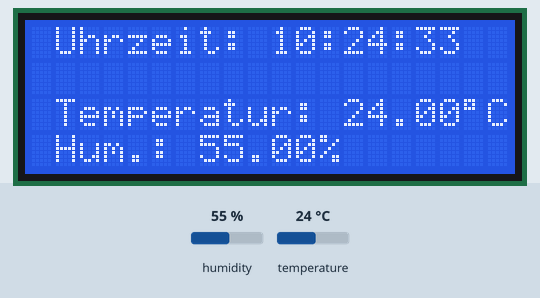
This sketch was run on a simulated Arduino Uno, built with avr-gcc and run on an emulated ATmega328P. Shown: 20×4 character LCD. The test bench sets the inputs (shaded band); at power-on: humidity 55 %, temperature 24 °C. The local clock reads 2024-03-15 10:24:30 at power-on unless the sketch sets it; storage starts empty; what the sketch prints to the serial monitor is not drawn.

Above: at 4.3 s.
4.4 s: humidity set to 22 %
At 8.3 s:
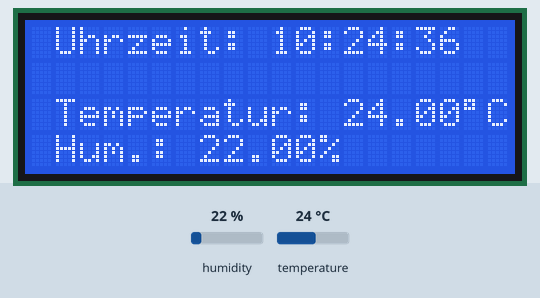
8.9 s: temperature set to 12 °C
At 11.2 s:
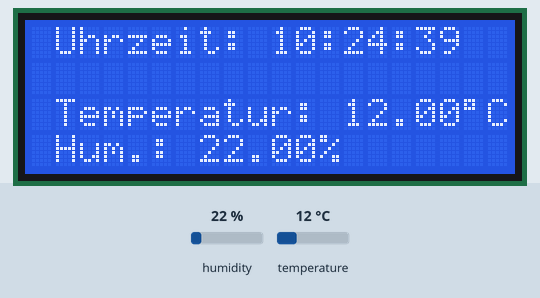
13.3 s: humidity set to 40 %
At 16.5 s:
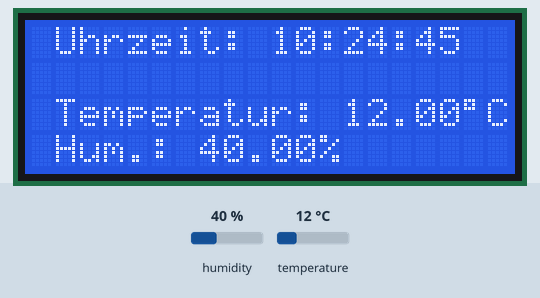
17.6 s: temperature set to 19 °C
At 20.3 s:
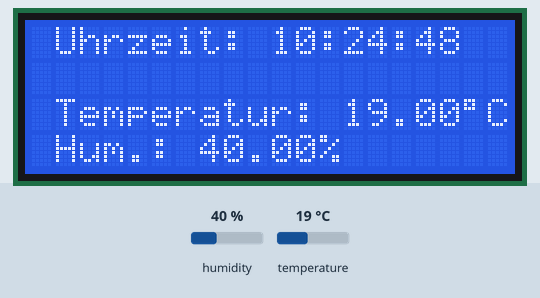
Timing chart, 0 to 21.8 s (numbered marks = the images above; inputs shaded):
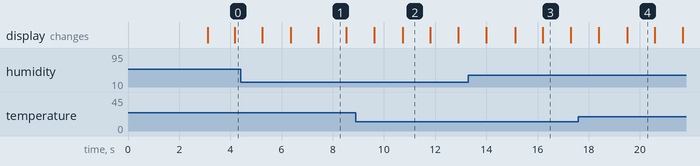

The sketch:

sht_datalogging_v2.ino
```cpp
#include <Adafruit_Sensor.h>
#include <DHT.h>
#include <DHT_U.h>
#include <SPI.h>
#include <SD.h>
#include <Wire.h>
#include "RTClib.h"
#include <LiquidCrystal_I2C.h>
#include <SoftwareSerial.h>

//Display---------------------------------------
LiquidCrystal_I2C lcd(0x27, 20, 4);           //the i2c adress of the Display is 0X27 and the Display has 20 characters in one line and 4 lines

//Bluetooth module------------------------------
SoftwareSerial BTserial(4, 5);       //RX | TX of the Bluetooth module

//RTC--------------------------------------------
RTC_DS1307 rtc;           //initialize the rtc modul (it is a DS1307)

//SD Card----------------------------------------
bool sdcard = true;       //If no SD card is inserted, this bool is going to be false later
File dataFile;            //create a File

//DHT22------------------------------------------
#define DHTTYPE DHT22         //if you are using a DHT11 you have to change it here
#define DHTPIN 3              //the DHT22 is connected to Digital Pin 3
DHT dht(DHTPIN, DHTTYPE);     //initialize the DHT sensor with the type and the pin

//-----------------------------------------------------------------------------------------------------------------------------------------------------------

void setup() {
  //starting the serial connections-------------------------------------------
  Serial.begin(9600);                   //start a serial communtication with 9600 baud
  BTserial.begin(9600);                 //start a serial communtication over the BT module with 9600 baud

  //lcd panel-------------------------------------------------------------------
  lcd.init();                     //initialize the lcd panel
  lcd.backlight();                //turn on the backlight of the lcd panel
  lcd.clear();                    //clear the lcd
  lcd.setCursor(0, 0);            //set the cursor to the first character of the lcd
  lcd.print("starting......");    //printing the string "starting" on the lcd

  //SD Card----------------------------------------------------------------------
  Serial.print("Initializing the SD Card");
  if (!SD.begin())                //starting the SD card reader
  {
    Serial.print("initializion failed!");           //printing an error message on the serial monitor if the SD Card can't be inizialized
    lcd.clear();                                    //also clear the LCD and print an error message
    lcd.print("unable to start the SD card");
    delay(1500);
    sdcard = false;                                 //set this bool to false if no SD card is inserted, that the data log does not get confused
  }

  else
  {
    Serial.print("initializion done.");               //if a SD card is inseted, print this messageon the Serial monitor
  }

  //DHT22------------------------------------------------------------------------
  dht.begin();            //start the DHT22

  //rtc--------------------------------------------------------------------------
  if (! rtc.begin())               //if the RTC couldn't be initialized print error messages on the lcd and the serial monitor
  {
    Serial.println("Couldn't finde the RTC");
    lcd.clear();
    lcd.print("Couldn't find the RTC");
    delay(1000);
    Serial.flush();
    abort();
  }
 // rtc.adjust(DateTime(F(__DATE__), F(__TIME__)));

  if (!rtc.isrunning())                 //if the rtc isn't running, set the time correct
  {
    Serial.print("RTC is NOT running, let's set the time!");
    lcd.print("rtc problem");
    rtc.adjust(DateTime(F(__DATE__), F(__TIME__)));
  }

  //SD card----------------------------------------------------------------------
  if (sdcard == true)
  {
    dataFile = SD.open("DHT22_weatherstation_log.csv", FILE_WRITE);     //create a file on the SD card called "DHT22_weatherstation_log" and save as csv so you can it easily open in Excel
    if (dataFile)
    {
      dataFile.print("Uhrzeit;;");                                    //printing a header in the csv tabel. The ';' stands for the tabulator
      dataFile.print("Temperatur;;");
      dataFile.print("Luftfeuchtigkeit;");
      dataFile.println();                                             //go into the next line
      dataFile.close();                                               //close the file
    }

  }

  delay(3000);              //end the setup
  lcd.clear();

}


uint16_t line = 1;
void loop() {


  //rtc----------------------------------------------------
  DateTime now = rtc.now();   //getting the time
  DateTime time = rtc.now();
  delay(1000);
  //DHT---------------------------------------------------
  float luftfeuchtigkeit = dht.readHumidity();            //read the humidity from the dht sensor and save it in the float luftfeuchtigkeit
  float temperatur = dht.readTemperature();               //read the temperatur from the dht sensor and save it in the float temperatur


  /*if (isnan(temperatur))                //if there is an sensor error, print a error message on the serial monitor and the LCD screen
  {
    Serial.println("Bitte Service kontaktrieren!!");
    lcd.clear();

    while (isnan(temperatur))
    {
      lcd.setCursor(1, 0);
      lcd.print("Bitte Service ");
      lcd.setCursor(1, 1);
      lcd.print("kontaktrieren und ");
      lcd.setCursor(1, 2);
      lcd.print("resetten!");
    }
  }

  else
  {*/
    Serial.print("Temperatur: ");             //if the Arduino is getting correct data, print this on the serial monitor
    Serial.print(temperatur);
    Serial.println("°C");
    Serial.print("Luftfeuchtigkeit: ");
    Serial.print(luftfeuchtigkeit);
    Serial.println("%");

  //}

  //LCD---------------------------------------------------
  lcd.backlight();
  lcd.setCursor(1, 0);
  lcd.print("Uhrzeit: ");                   //printing the string "Uhrzeit" on the LCD
  lcd.print(time.timestamp(DateTime::TIMESTAMP_TIME));      //this is the full time from the RTC
  lcd.setCursor(1, 2);                      //set the cursor in the next line
  lcd.print("Temperatur: ");                //printing the temperature on the lcd
  lcd.print(temperatur);
  lcd.print("\337C");                       // "\337" is  the ascii code for the degree mark  --> °C
  lcd.setCursor(1, 3);                      //go into the next line
  lcd.print("Hum.: ");                      //printing the humidity on the LCD
  lcd.print(luftfeuchtigkeit);
  lcd.print("\045");                        // "\045" is the ascii code for the %

  //SD card-----------------------------------------------
  if (now.second() == 0)                    //if the seconds of the rtc equals 0, get data to the SD card
  {
    if (sdcard == true)                     //only open the SD card if one is inserted
    {
      dataFile = SD.open("DHT22_weatherstation_log.csv", FILE_WRITE);       //open the file "DHT22_weatherstation_log.csv"
      if (dataFile)
      {
        dataFile.print(time.timestamp(DateTime::TIMESTAMP_TIME) + ";" + ";");      //first print the time
        dataFile.print(temperatur);                                           //print the temperatur in the log
        dataFile.print((char)176);                                            //((char)176) is the degree mark
        dataFile.print("C ;;");                                               //print the 'C' and go to the next column
        dataFile.print(luftfeuchtigkeit);                                     //printing the humidity
        dataFile.print("%");
        dataFile.close();                                                     //close the file
      }
    }
  }

  //BT----------------------------------------------------
  /*
    For this part you have to have the ArduTooth App to communicate with the BT module
    For this App you have to seperate values by a ',' and end with a ';'
  */
  BTserial.print(time.timestamp(DateTime::TIMESTAMP_TIME));           //print the timestamp in the first box of the App
  BTserial.print (" Uhr");
  BTserial.print(",");
  BTserial.print(temperatur);                                         //print the temperatur in the second box
  BTserial.print((char)176);                                          //((char)176) is the degree mark
  BTserial.print("C,");
  BTserial.print(luftfeuchtigkeit);                                   //print the humidity in the third box
  BTserial.print("\045");                                             //("\045") is the ASCII code for the %
  BTserial.print(",");

  if (sdcard == true)                                                 //if a SD card is inserted, print this in the last box
  {
    BTserial.print("gestartet");
  }
  else
  {
    BTserial.print("angehalten");
  }
  BTserial.print(";");

}
```

Measured:
- what the display in image 1 shows lasts 1.1 s, from 7.4 s to 8.5 s
